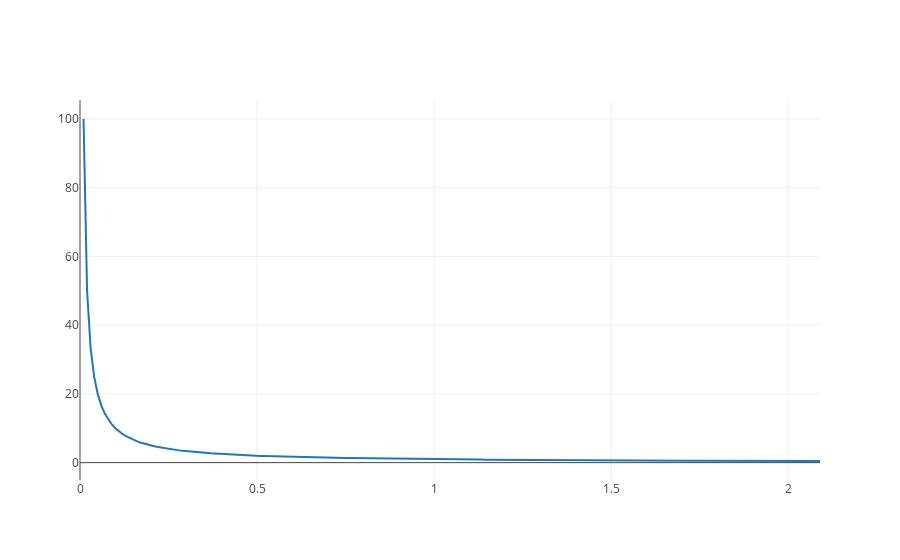

Source (notebook cell):
### Markdown cell above
and use plotly to plot this function for $x > 0$. Adjust the range for $x$ so that you get a "decent" graph.

### Code cell
range_x = arange(0,2.1,0.01)  
iplot([{"x": range_x, "y": [1/x for x in range_x]}])

### Figure 1 — Plotly figure (JSON) as saved in the notebook; plotly's stock layout.template omitted (floating-point values rounded to 4 significant figures; data arrays with more than 128 entries replaced by an {"elided": "..."} marker saying what was removed)
{"data": [{"x": {"elided": "210 float values"}, "y": {"elided": "210 float values"}}], "layout": {}}
